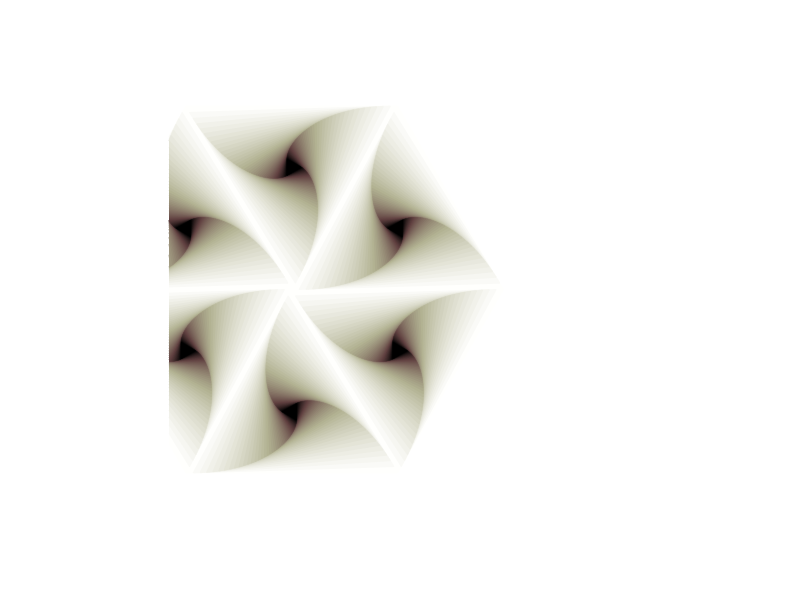

Write the MATLAB code that produced this figure.
function spiralTriangleTile
%spiral triangle tile
N=3; %number of sides of polygon
phi=pi/N;
t=linspace(0+phi/2,2*pi+phi/2,N+1); %points for triangle
len=1;
[x,y]=pol2cart(t,1);
theta=pi/100;

numPoly=50;
colormap=1-bone(numPoly);
x2=x;
y2=y;

rot=theta;
for n=1:numPoly
    patch(len*x2,len*y2+2,'r','facecolor',colormap(n,:)...
        ,'edgecolor',colormap(n,:));
    patch(-len*x2,-len*y2,'r','facecolor',colormap(n,:)...
        ,'edgecolor',colormap(n,:));
    patch(-len*x2+0.866,-len*y2+1.5,'r','facecolor',colormap(n,:)...
        ,'edgecolor',colormap(n,:));    
    patch(len*x2-0.866,len*y2+0.5,'r','facecolor',colormap(n,:)...
        ,'edgecolor',colormap(n,:));
    patch(len*x2+0.866,len*y2+0.5,'r','facecolor',colormap(n,:)...
        ,'edgecolor',colormap(n,:));
    patch(-len*x2-0.866,-len*y2+1.5,'r','facecolor',colormap(n,:)...
        ,'edgecolor',colormap(n,:));
    len=len*cos(phi)/cos(phi-theta);
    [x2,y2]=trans2d(x,y,0,0,rot,0,0); %rotate by theta
    rot=theta+rot;
end
axis([-1 3 -1 3])
axis equal off
end

function [xd,yd]=trans2d(x,y,tx,ty,phi,xr,yr)
%[xd,yd]=transform2d(x,y,tx,ty,phi,xr,yr)
xd=x.*cos(phi)-y.*sin(phi)+xr.*(1-cos(phi))+yr.*sin(phi)+tx;
yd=x.*sin(phi)+y.*cos(phi)+yr.*(1-cos(phi))-xr.*sin(phi)+ty;
end